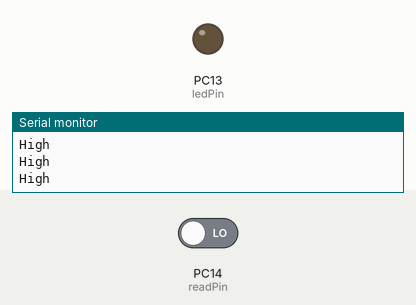
Recording of a sketch running on a simulated STM32 Blue Pill. Shown: output pins drawn as LEDs (lit = HIGH), the last lines printed to the serial monitor. The inputs (shaded band) are chosen by the test bench; at power-on: PC14 (readPin) LOW.

Above: at 1.2 s.
1.3 s: PC14 (readPin) driven HIGH
At 1.7 s:
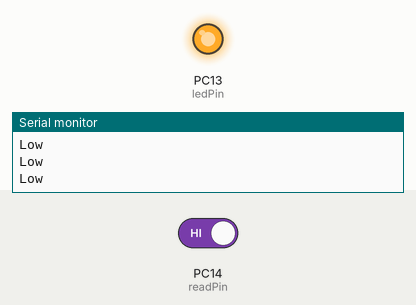
2.8 s: PC14 (readPin) driven LOW
At 4.1 s:
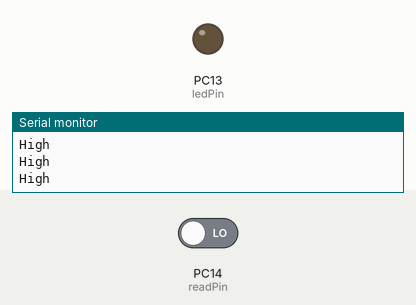
Timing chart, 0 to 5.8 s (numbered marks = the images above; inputs shaded):
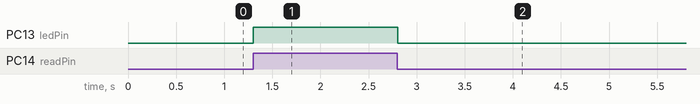

Measured:
- after the input at 1.3 s, PC13 (ledPin): LOW → HIGH at once
- after the input at 2.8 s, PC13 (ledPin): HIGH → LOW at once

The sketch:

stm32LedProximity.ino
```cpp
int readPin = PC14;
int ledPin = PC13;
byte rValue = 0;

void setup() {
    pinMode(readPin, INPUT);
    pinMode(ledPin, OUTPUT);
    Serial.begin(9600);
}

void loop() {
    rValue = digitalRead(readPin);
    if (rValue){
      Serial.println("Low");
      digitalWrite(ledPin,HIGH);
    }else{
      Serial.println("High");
      digitalWrite(ledPin,LOW
      );
    }

    delay(100);
}
```
